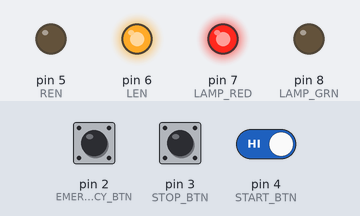
The sketch below on a simulated Arduino Uno, built with avr-gcc and run on an emulated ATmega328P. On the bench: output pins drawn as LEDs (lit = HIGH). Inputs (shaded band) come from the test bench; at power-on: pin 2 (EMERGENCY_BTN) HIGH, pin 4 (START_BTN) HIGH, pin 3 (STOP_BTN) HIGH. What the sketch prints to the serial monitor is not drawn.

Above: at 1.2 s.
1.3 s: pin 2 (EMERGENCY_BTN) pulled LOW for 0.15 s
At 1.7 s:
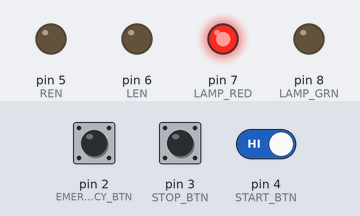
2.9 s: pin 2 (EMERGENCY_BTN) pulled LOW for 1 s
At 3.4 s:
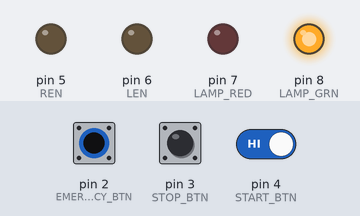
5.4 s: pin 2 (EMERGENCY_BTN) pulled LOW for 3.2 s
At 9.0 s:
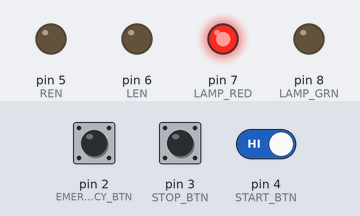
10.1 s: pin 2 (EMERGENCY_BTN) driven LOW and pin 4 (START_BTN) driven LOW
At 11.3 s:
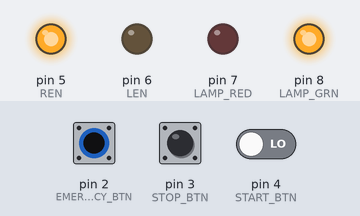
11.6 s: pin 2 (EMERGENCY_BTN) driven HIGH
At 12.4 s:
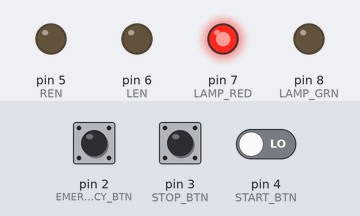
Timing chart, 0 to 14.1 s (numbered marks = the images above; inputs shaded):
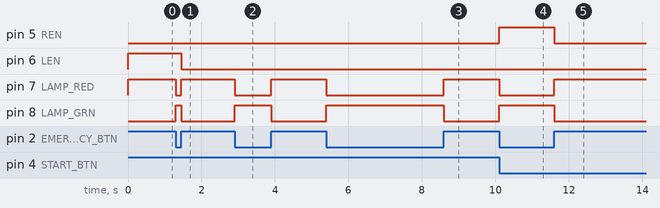

Measured:
- after the input at 1.3 s, pin 6 (LEN): HIGH → LOW after 0.15 s; pin 7 (LAMP_RED): HIGH → LOW at once, → HIGH 0.15 s later; pin 8 (LAMP_GRN): LOW → HIGH at once, → LOW 0.15 s later
- after the input at 2.9 s, pin 7 (LAMP_RED): HIGH → LOW at once, → HIGH 1.0 s later; pin 8 (LAMP_GRN): LOW → HIGH at once, → LOW 1.0 s later
- after the input at 5.4 s, pin 7 (LAMP_RED): HIGH → LOW at once, → HIGH 3.2 s later; pin 8 (LAMP_GRN): LOW → HIGH at once, → LOW 3.2 s later
- after the input at 10.1 s, pin 5 (REN), pin 8 (LAMP_GRN): LOW → HIGH at once; pin 7 (LAMP_RED): HIGH → LOW at once
- after the input at 11.6 s, pin 5 (REN), pin 8 (LAMP_GRN): HIGH → LOW at once; pin 7 (LAMP_RED): LOW → HIGH at once

The sketch:

burn_it_all.ino
```cpp
const int REN = 5;
const int LEN = 6;
const int EMERGENCY_BTN = 2;
const int STOP_BTN = 3;
const int START_BTN = 4;
const int LAMP_RED = 7;
const int LAMP_GRN = 8;

bool emergencyState = false;

void setup() {
  Serial.begin(115200);
  pinMode(REN, OUTPUT);
  pinMode(LEN, OUTPUT);
  pinMode(LAMP_GRN, OUTPUT);
  pinMode(LAMP_RED, OUTPUT);
  pinMode(START_BTN, INPUT_PULLUP);
  pinMode(EMERGENCY_BTN, INPUT_PULLUP);
  pinMode(STOP_BTN, INPUT_PULLUP);
  attachInterrupt(digitalPinToInterrupt(EMERGENCY_BTN), onEmergency, RISING);
  pullActuator();
  emergencyState = !emergencyBtn();
}
int nStart;
int lStart;
int nStop;
int lStop;
void loop() {
  Serial.println(emergencyState);
  digitalWrite(LAMP_GRN,!emergencyState);
  digitalWrite(LAMP_RED,emergencyState);
  if (!emergencyState) {
    nStart = readStartBtn();
    if (nStart != lStart) {
      if (!nStart) {
        pushActuator();
        delay(100);
      }
      lStart = nStart;
    }

    nStop = readStopBtn();
    if (nStop != lStop) {
      if (!nStop) {
        pullActuator();
        delay(100);
      }
      lStop = nStop;
    }
  }
  else{
    emergencyState = !emergencyBtn();
  }
}

void onEmergency() {
  emergencyState = true;
  stopActuator();
}

int readStartBtn() {
  return digitalRead(START_BTN);
}
int readStopBtn() {
  return !digitalRead(STOP_BTN);
}
int emergencyBtn() {
  return !digitalRead(EMERGENCY_BTN);
}

void pushActuator() {
  digitalWrite(REN, HIGH);
  digitalWrite(LEN, LOW);
}
void pullActuator() {
  digitalWrite(LEN, HIGH);
  digitalWrite(REN, LOW);
}
void stopActuator() {
  digitalWrite(LEN, LOW);
  digitalWrite(REN, LOW);
}
```
